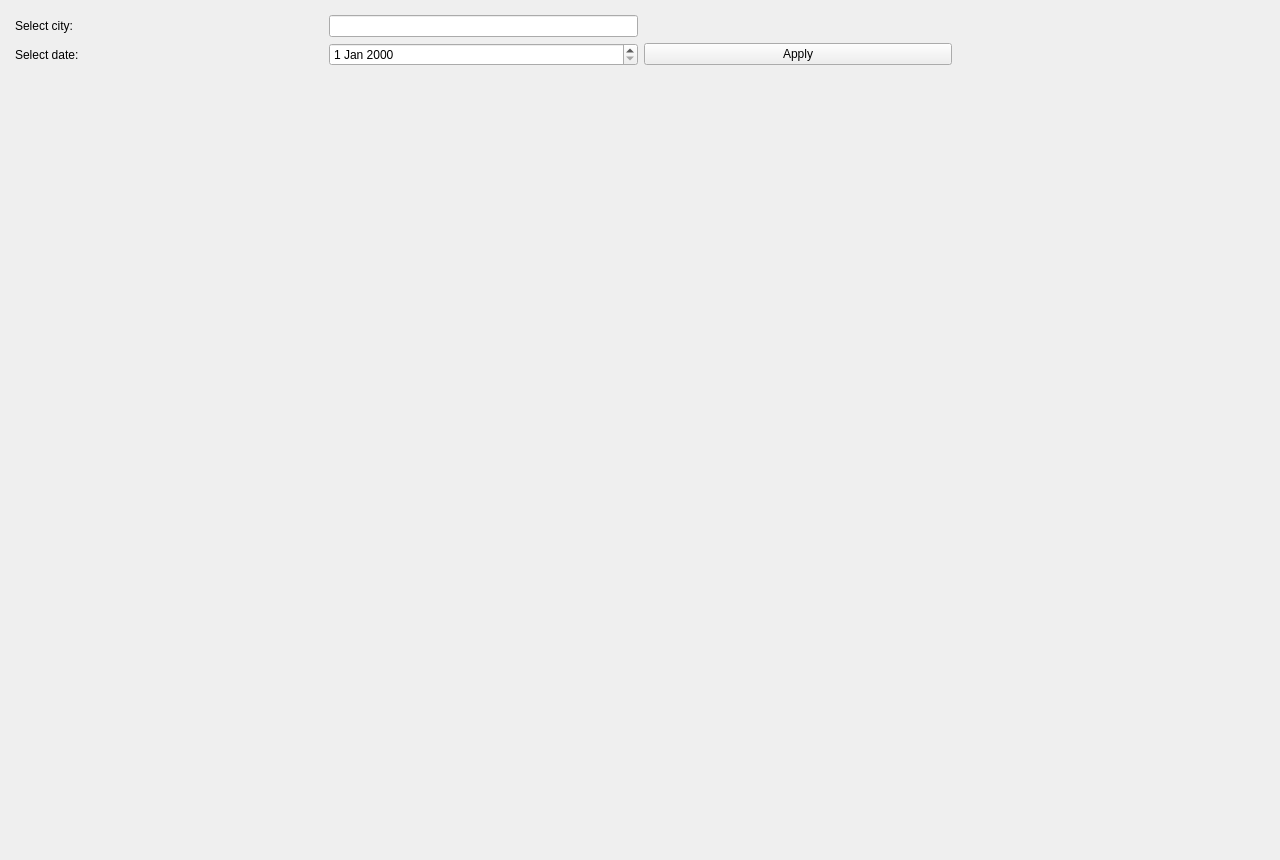
<?xml version="1.0" encoding="UTF-8"?>
<ui version="4.0">
 <class>MainWindow</class>
 <widget class="QMainWindow" name="MainWindow">
  <property name="geometry">
   <rect>
    <x>0</x>
    <y>0</y>
    <width>1280</width>
    <height>860</height>
   </rect>
  </property>
  <property name="windowTitle">
   <string>Forecast Visualization</string>
  </property>
  <widget class="QWidget" name="centralwidget">
   <widget class="QWidget" name="gridLayoutWidget">
    <property name="geometry">
     <rect>
      <x>0</x>
      <y>0</y>
      <width>1281</width>
      <height>871</height>
     </rect>
    </property>
    <layout class="QGridLayout" name="gridLayout">
     <property name="leftMargin">
      <number>15</number>
     </property>
     <property name="topMargin">
      <number>15</number>
     </property>
     <property name="rightMargin">
      <number>15</number>
     </property>
     <property name="bottomMargin">
      <number>15</number>
     </property>
     <item row="0" column="0">
      <widget class="QLabel" name="city_label">
       <property name="text">
        <string>Select city:</string>
       </property>
      </widget>
     </item>
     <item row="0" column="1">
      <widget class="QLineEdit" name="city_input">
       <property name="sizePolicy">
        <sizepolicy hsizetype="Minimum" vsizetype="Fixed">
         <horstretch>0</horstretch>
         <verstretch>0</verstretch>
        </sizepolicy>
       </property>
      </widget>
     </item>
     <item row="1" column="0">
      <widget class="QLabel" name="date_label">
       <property name="text">
        <string>Select date:</string>
       </property>
      </widget>
     </item>
     <item row="1" column="1">
      <widget class="QDateEdit" name="date_input"/>
     </item>
     <item row="1" column="2">
      <widget class="QPushButton" name="apply_button">
       <property name="text">
        <string>Apply</string>
       </property>
      </widget>
     </item>
     <item row="2" column="2" colspan="2">
      <layout class="QVBoxLayout" name="verticalLayout">
       <item>
        <widget class="QWidget" name="widget_3d" native="true">
         <property name="sizePolicy">
          <sizepolicy hsizetype="Preferred" vsizetype="Preferred">
           <horstretch>0</horstretch>
           <verstretch>0</verstretch>
          </sizepolicy>
         </property>
        </widget>
       </item>
      </layout>
     </item>
     <item row="2" column="0" colspan="2">
      <widget class="QWidget" name="widget_2d" native="true"/>
     </item>
    </layout>
   </widget>
  </widget>
 </widget>
 <resources/>
 <connections/>
</ui>
